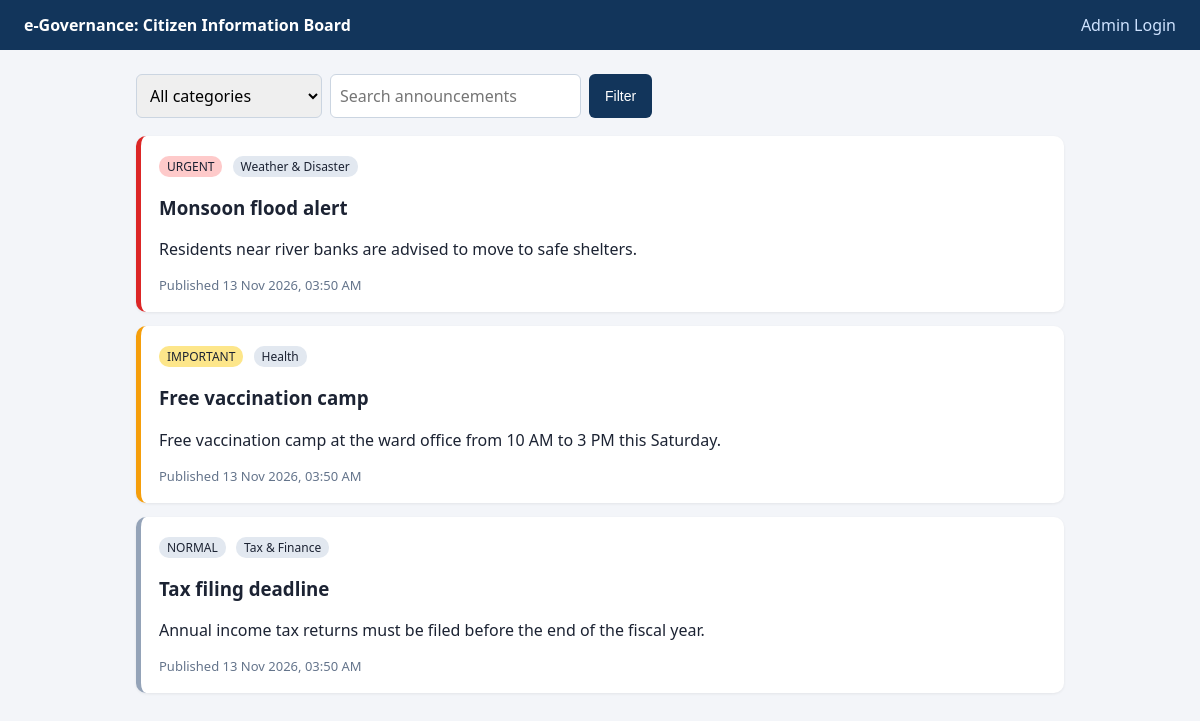
The page / on the database its author committed.
### tables this page shows
CREATE TABLE messages (
  id INT AUTO_INCREMENT PRIMARY KEY,
  title VARCHAR(200) NOT NULL,
  body TEXT NOT NULL,
  category_id INT NOT NULL,
  priority ENUM('normal','important','urgent') DEFAULT 'normal',
  status ENUM('draft','published','archived') DEFAULT 'draft',
  publish_date DATETIME NOT NULL DEFAULT CURRENT_TIMESTAMP,
  expiry_date DATE NULL,
  created_by INT NOT NULL,
  created_at TIMESTAMP DEFAULT CURRENT_TIMESTAMP,
  updated_at TIMESTAMP DEFAULT CURRENT_TIMESTAMP ON UPDATE CURRENT_TIMESTAMP,
  FOREIGN KEY (category_id) REFERENCES categories(id),
  FOREIGN KEY (created_by) REFERENCES admins(id)
);

CREATE TABLE categories (
  id INT AUTO_INCREMENT PRIMARY KEY,
  name VARCHAR(60) NOT NULL UNIQUE
);

### config/db.php (called while the page is built, shortened)
<?php
function e($s) { return htmlspecialchars((string)$s, ENT_QUOTES, 'UTF-8'); }

### index.php (the view, shortened to what this page needs)
<?php
require 'config/db.php';
$q   = trim($_GET['q'] ?? '');
$sql = "SELECT m.*, c.name AS category FROM messages m JOIN categories c ON c.id=m.category_id
        WHERE m.status='published' AND m.publish_date <= NOW()
          AND (m.expiry_date IS NULL OR m.expiry_date >= CURDATE())";
$params = [];
$sql .= " ORDER BY FIELD(m.priority,'urgent','important','normal'), m.publish_date DESC";
$st = $pdo->prepare($sql); $st->execute($params);
$messages = $st->fetchAll();
?>
<!DOCTYPE html><html><head><meta charset="utf-8"><meta name="viewport" content="width=device-width,initial-scale=1">
<title>Citizen Information Dashboard</title><link rel="stylesheet" href="assets/style.css"></head><body>
<header><strong>e-Governance: Citizen Information Board</strong><nav><a href="admin/login.php">Admin Login</a></nav></header>
<main>
<form class="filter" method="get">
  <select name="cat"><option value="0">All categories</option>
  </select>
  <input name="q" placeholder="Search announcements" value="<?= e($q) ?>">
  <button class="btn">Filter</button>
</form>
<?php foreach ($messages as $m): ?>
  <div class="card <?= e($m['priority']) ?>">
    <span class="badge <?= e($m['priority']) ?>"><?= e(strtoupper($m['priority'])) ?></span>
    <span class="badge"><?= e($m['category']) ?></span>
    <h3><?= e($m['title']) ?></h3>
    <p><?= nl2br(e($m['body'])) ?></p>
    <div class="meta">Published <?= date('d M Y, h:i A', strtotime($m['publish_date'])) ?>
      <?= $m['expiry_date'] ? ' | Valid until '.e($m['expiry_date']) : '' ?></div>
  </div>
<?php endforeach; ?>
</main></body></html>

### assets/style.css (style rules this page uses)
* { box-sizing:border-box }
body { font-family:system-ui,sans-serif;margin:0;background:#f3f5f9;color:#1c2333 }
header { background:#12355b;color:#fff;padding:14px 24px;display:flex;justify-content:space-between;align-items:center }
header a { color:#cfe3ff;margin-left:16px;text-decoration:none }
main { max-width:960px;margin:24px auto;padding:0 16px }
.card { background:#fff;border-radius:10px;padding:18px;margin-bottom:14px;box-shadow:0 1px 3px #0001;border-left:5px solid #94a3b8 }
.card.important { border-color:#f59e0b }
.card.urgent { border-color:#dc2626 }
.badge { font-size:12px;padding:2px 8px;border-radius:10px;background:#e2e8f0;margin-right:6px }
.badge.urgent { background:#fecaca }
.badge.important { background:#fde68a }
.meta { color:#64748b;font-size:13px }
form.filter { display:flex;gap:8px;margin-bottom:18px;flex-wrap:wrap }
input,select,textarea { padding:9px;border:1px solid #cbd5e1;border-radius:6px;font:inherit;width:100% }
form.filter input,form.filter select { width:auto }
.btn { background:#12355b;color:#fff;border:0;padding:9px 16px;border-radius:6px;cursor:pointer;text-decoration:none;display:inline-block;font-size:14px }

### rows shown on the page
messages: priority "URGENT", category.name "Weather & Disaster", title "Monsoon flood alert", body "Residents near river banks are advised to move to safe shelters.", publish_date "13 Nov 2026, 03:50 AM"
messages: priority "IMPORTANT", category.name "Health", title "Free vaccination camp", body "Free vaccination camp at the ward office from 10 AM to 3 PM this Saturday.", publish_date "13 Nov 2026, 03:50 AM"
messages: priority "NORMAL", category.name "Tax & Finance", title "Tax filing deadline", body "Annual income tax returns must be filed before the end of the fiscal year.", publish_date "13 Nov 2026, 03:50 AM"
